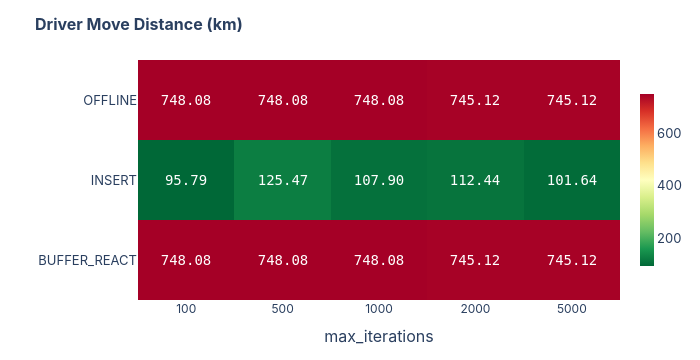
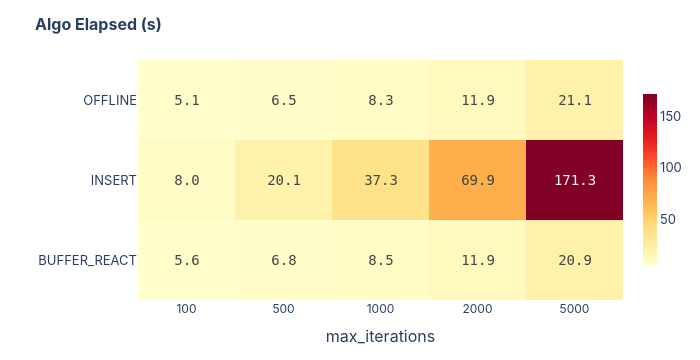
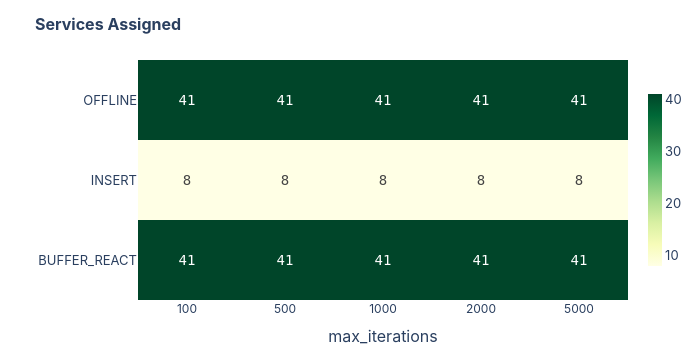

The notebook cell saved with these charts, in order:
### Markdown cell above
## 2. Summary Table

### Code cell
algos = sorted(df['algorithm'].unique())
iters = sorted(df['max_iter'].unique())

metrics = [
    ('driver_move_distance_km',     'Driver Move Distance (km)',  'RdYlGn_r', '{:.2f}'),
    ('algo_elapsed_s',              'Algo Elapsed (s)',           'YlOrRd',   '{:.1f}'),
    ('services_successfully_assigned', 'Services Assigned',       'YlGn',     '{:.0f}'),
]

for col, title, cmap, fmt in metrics:
    if col not in df.columns:
        continue
    pivot = df.pivot_table(index='algorithm', columns='max_iter', values=col, aggfunc='first')
    pivot.index.name = 'Algorithm'
    pivot.columns.name = 'max_iter'

    # Build heatmap
    z = pivot.values.astype(float)
    fig = go.Figure(go.Heatmap(
        z=z,
        x=[str(c) for c in pivot.columns],
        y=list(pivot.index),
        text=[[fmt.format(v) for v in row] for row in z],
        texttemplate='%{text}',
        textfont=dict(size=14, family='monospace'),
        colorscale=cmap,
        showscale=True,
        colorbar=dict(thickness=14, len=0.8),
        hoverongaps=False,
        hovertemplate='Algorithm: %{y}<br>max_iter: %{x}<br>' + title + ': %{text}<extra></extra>',
    ))
    fig.update_layout(
        **LAYOUT_DEFAULTS,
        title=dict(text=f'<b>{title}</b>', font=dict(size=16)),
        xaxis=dict(title='max_iterations', tickfont=dict(size=12)),
        yaxis=dict(title='', tickfont=dict(size=13)),
        height=max(220, len(algos) * 80 + 120),
        width=700,
    )
    fig.show()

### Figure 1 — Plotly figure (JSON) as saved in the notebook; plotly's stock layout.template omitted (floating-point values rounded to 4 significant figures)
{"data": [{"colorbar": {"len": 0.8, "thickness": 14}, "colorscale": [[0, "rgb(0,104,55)"], [0.1, "rgb(26,152,80)"], [0.2, "rgb(102,189,99)"], [0.3, "rgb(166,217,106)"], [0.4, "rgb(217,239,139)"], [0.5, "rgb(255,255,191)"], [0.6, "rgb(254,224,139)"], [0.7, "rgb(253,174,97)"], [0.8, "rgb(244,109,67)"], [0.9, "rgb(215,48,39)"], [1, "rgb(165,0,38)"]], "hoverongaps": false, "hovertemplate": "Algorithm: %{y}<br>max_iter: %{x}<br>Driver Move Distance (km): %{text}<extra></extra>", "showscale": true, "text": [["748.08", "748.08", "748.08", "745.12", "745.12"], ["95.79", "125.47", "107.90", "112.44", "101.64"], ["748.08", "748.08", "748.08", "745.12", "745.12"]], "textfont": {"family": "monospace", "size": 14}, "texttemplate": "%{text}", "type": "heatmap", "x": ["100", "500", "1000", "2000", "5000"], "y": ["BUFFER_REACT", "INSERT", "OFFLINE"], "z": [[748.1, 748.1, 748.1, 745.1, 745.1], [95.79, 125.5, 107.9, 112.4, 101.6], [748.1, 748.1, 748.1, 745.1, 745.1]]}], "layout": {"font": {"family": "Inter, system-ui, sans-serif", "size": 13}, "height": 360, "hoverlabel": {"bgcolor": "white", "font": {"size": 12}}, "legend": {"bgcolor": "rgba(255,255,255,0.8)", "bordercolor": "#e5e7eb", "borderwidth": 1, "orientation": "h", "x": 1, "xanchor": "right", "y": 1.02, "yanchor": "bottom"}, "margin": {"b": 60, "l": 60, "r": 30, "t": 60}, "title": {"font": {"size": 16}, "text": "<b>Driver Move Distance (km)</b>"}, "width": 700, "xaxis": {"tickfont": {"size": 12}, "title": {"text": "max_iterations"}}, "yaxis": {"tickfont": {"size": 13}, "title": {"text": ""}}}}

### Figure 2 — Plotly figure (JSON) as saved in the notebook; plotly's stock layout.template omitted (floating-point values rounded to 4 significant figures)
{"data": [{"colorbar": {"len": 0.8, "thickness": 14}, "colorscale": [[0, "rgb(255,255,204)"], [0.125, "rgb(255,237,160)"], [0.25, "rgb(254,217,118)"], [0.375, "rgb(254,178,76)"], [0.5, "rgb(253,141,60)"], [0.625, "rgb(252,78,42)"], [0.75, "rgb(227,26,28)"], [0.875, "rgb(189,0,38)"], [1, "rgb(128,0,38)"]], "hoverongaps": false, "hovertemplate": "Algorithm: %{y}<br>max_iter: %{x}<br>Algo Elapsed (s): %{text}<extra></extra>", "showscale": true, "text": [["5.6", "6.8", "8.5", "11.9", "20.9"], ["8.0", "20.1", "37.3", "69.9", "171.3"], ["5.1", "6.5", "8.3", "11.9", "21.1"]], "textfont": {"family": "monospace", "size": 14}, "texttemplate": "%{text}", "type": "heatmap", "x": ["100", "500", "1000", "2000", "5000"], "y": ["BUFFER_REACT", "INSERT", "OFFLINE"], "z": [[5.642, 6.807, 8.522, 11.88, 20.89], [8.029, 20.12, 37.27, 69.88, 171.3], [5.119, 6.508, 8.259, 11.86, 21.11]]}], "layout": {"font": {"family": "Inter, system-ui, sans-serif", "size": 13}, "height": 360, "hoverlabel": {"bgcolor": "white", "font": {"size": 12}}, "legend": {"bgcolor": "rgba(255,255,255,0.8)", "bordercolor": "#e5e7eb", "borderwidth": 1, "orientation": "h", "x": 1, "xanchor": "right", "y": 1.02, "yanchor": "bottom"}, "margin": {"b": 60, "l": 60, "r": 30, "t": 60}, "title": {"font": {"size": 16}, "text": "<b>Algo Elapsed (s)</b>"}, "width": 700, "xaxis": {"tickfont": {"size": 12}, "title": {"text": "max_iterations"}}, "yaxis": {"tickfont": {"size": 13}, "title": {"text": ""}}}}

### Figure 3 — Plotly figure (JSON) as saved in the notebook; plotly's stock layout.template omitted (floating-point values rounded to 4 significant figures)
{"data": [{"colorbar": {"len": 0.8, "thickness": 14}, "colorscale": [[0, "rgb(255,255,229)"], [0.125, "rgb(247,252,185)"], [0.25, "rgb(217,240,163)"], [0.375, "rgb(173,221,142)"], [0.5, "rgb(120,198,121)"], [0.625, "rgb(65,171,93)"], [0.75, "rgb(35,132,67)"], [0.875, "rgb(0,104,55)"], [1, "rgb(0,69,41)"]], "hoverongaps": false, "hovertemplate": "Algorithm: %{y}<br>max_iter: %{x}<br>Services Assigned: %{text}<extra></extra>", "showscale": true, "text": [["41", "41", "41", "41", "41"], ["8", "8", "8", "8", "8"], ["41", "41", "41", "41", "41"]], "textfont": {"family": "monospace", "size": 14}, "texttemplate": "%{text}", "type": "heatmap", "x": ["100", "500", "1000", "2000", "5000"], "y": ["BUFFER_REACT", "INSERT", "OFFLINE"], "z": [[41.0, 41.0, 41.0, 41.0, 41.0], [8.0, 8.0, 8.0, 8.0, 8.0], [41.0, 41.0, 41.0, 41.0, 41.0]]}], "layout": {"font": {"family": "Inter, system-ui, sans-serif", "size": 13}, "height": 360, "hoverlabel": {"bgcolor": "white", "font": {"size": 12}}, "legend": {"bgcolor": "rgba(255,255,255,0.8)", "bordercolor": "#e5e7eb", "borderwidth": 1, "orientation": "h", "x": 1, "xanchor": "right", "y": 1.02, "yanchor": "bottom"}, "margin": {"b": 60, "l": 60, "r": 30, "t": 60}, "title": {"font": {"size": 16}, "text": "<b>Services Assigned</b>"}, "width": 700, "xaxis": {"tickfont": {"size": 12}, "title": {"text": "max_iterations"}}, "yaxis": {"tickfont": {"size": 13}, "title": {"text": ""}}}}
